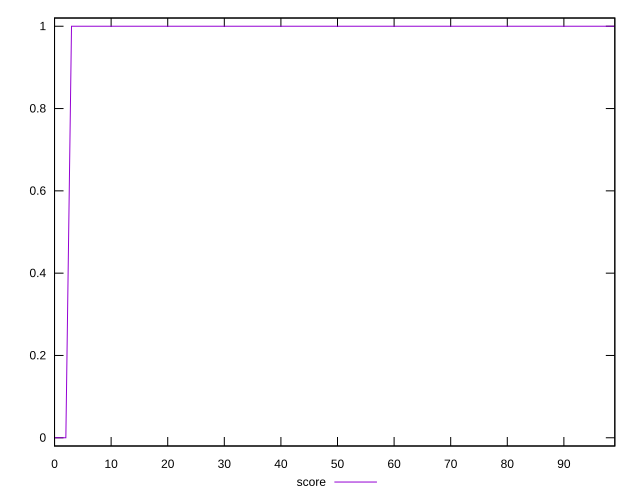

Write gnuplot code to recreate this figure.
reset

$score <<EOF
0 0
1 0
2 0
3 1
4 1
5 1
6 1
8 1
9 1
10 1
12 1
13 1
14 1
15 1
16 1
17 1
18 1
19 1
20 1
21 1
23 1
24 1
25 1
26 1
27 1
28 1
29 1
30 1
31 1
32 1
34 1
35 1
36 1
37 1
38 1
40 1
42 1
43 1
44 1
45 1
46 1
47 1
48 1
55 1
56 1
57 1
58 1
59 1
60 1
61 1
62 1
63 1
65 1
66 1
67 1
68 1
69 1
70 1
71 1
73 1
74 1
75 1
76 1
77 1
78 1
80 1
81 1
82 1
83 1
84 1
85 1
86 1
87 1
89 1
90 1
91 1
94 1
95 1
96 1
97 1
98 1
99 1
EOF

set key outside below
set xrange [0:99]
set yrange [-0.02:1.02]
set trange [-0.02:1.02]
set terminal svg size 640, 500 enhanced background rgb 'white'
set output "report/report_00029_2021-02-24T13-36-40.390Z/third-party-summary/samples/agenda/score/values.svg"

plot $score title "score" with line

reset
